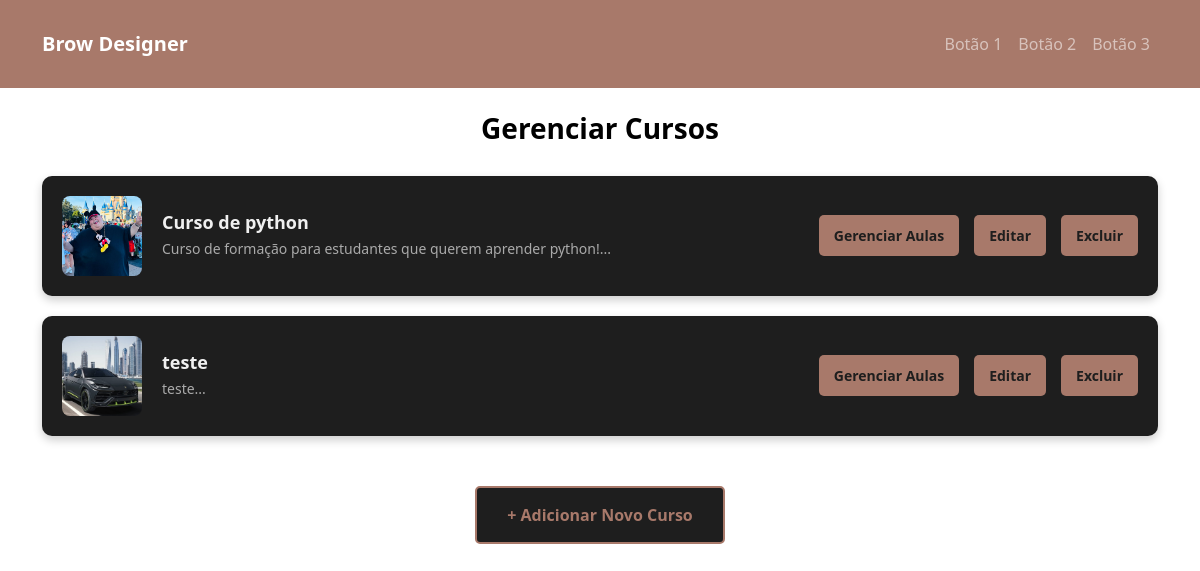
Page /GerenciarCursos.php (signed in) on the earlier database version.
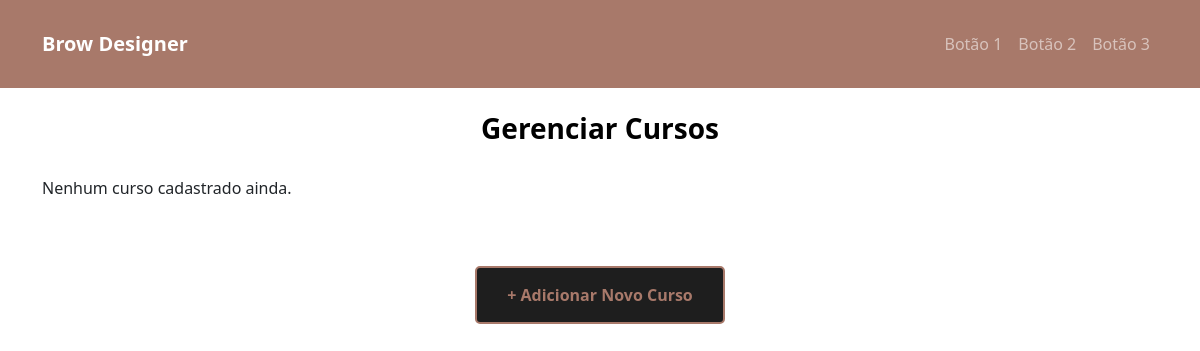
Same page on the later database version.
### tables this page shows
CREATE TABLE `cursos` (
  `id` int(11) NOT NULL,
  `nome` varchar(255) NOT NULL,
  `descricao` text DEFAULT NULL,
  `capa` varchar(255) DEFAULT NULL
);

### GerenciarCursos.php (the view, shortened to what this page needs)
<?php
include 'conexao.php';
$stmt = $conn->prepare("SELECT id, nome, descricao, capa FROM cursos ORDER BY nome ASC");
$stmt->execute();
$result = $stmt->get_result();
?>
<!DOCTYPE html>
<html lang="pt-br">
<head>
    <link rel="stylesheet" href="css/gerenciar-cursos.css">
    <link href="https://cdn.jsdelivr.net/npm/bootstrap@5.3.2/dist/css/bootstrap.min.css" rel="stylesheet">
</head>
<body>
    <nav class="navbar navbar-expand-lg navbar-dark pt-4 pb-4 mb-4">
        <div class="container">
            <a class="navbar-brand" href="#">Brow Designer</a>
            <div class="collapse navbar-collapse" id="menu">
                <ul class="navbar-nav ms-auto">
                    <li class="nav-item"><a class="nav-link" href="#">Botão 1</a></li>
                    <li class="nav-item"><a class="nav-link" href="#">Botão 2</a></li>
                    <li class="nav-item"><a class="nav-link" href="#">Botão 3</a></li>
                </ul>
            </div>
        </div>
    </nav>
    <div class="container">
        <h1 class="page-title">Gerenciar Cursos</h1>
        <div class="course-list">
            <?php if ($result->num_rows > 0): ?>
                <?php while ($curso = $result->fetch_assoc()): ?>
                    <div class="course-card">
                        <div class="course-info">
                            <img src="<?php echo htmlspecialchars($curso['capa']); ?>" alt="Capa do Curso" class="course-cover">
                            <div class="info-text">
                                <h3><?php echo htmlspecialchars($curso['nome']); ?></h3>
                                <p><?php echo htmlspecialchars(substr($curso['descricao'], 0, 100)); ?>...</p>
                            </div>
                        </div>
                        <div class="course-actions">
                            <a href="gerenciar-aulas.php?curso_id=<?php echo $curso['id']; ?>" class="btn-action">Gerenciar Aulas</a>
                            <a href="editar-curso.php?id=<?php echo $curso['id']; ?>" class="btn-action">Editar</a>
                            <a href="GerenciarCursos.php?delete_id=<?php echo $curso['id']; ?>" class="btn-action btn-danger" onclick="return confirm('Tem certeza que deseja excluir este curso?');">Excluir</a>
                        </div>
                    </div>
                <?php endwhile; ?>
            <?php else: ?>
                <p>Nenhum curso cadastrado ainda.</p>
            <?php endif; ?>
            <div class="add-course-btn-container">
                <a href="AddCurso.php" class="btn-add-new-course">+ Adicionar Novo Curso</a>
            </div>
        </div>
    </div>
</body>
</html>

Differences in the rows shown:
removed cursos: capa (picture), nome "Curso de python", descricao "Curso de formação para estudantes que querem aprender python!"
removed cursos: capa (picture), nome "teste", descricao "teste"
Other differences:
text now shown: "Nenhum curso cadastrado ainda."
